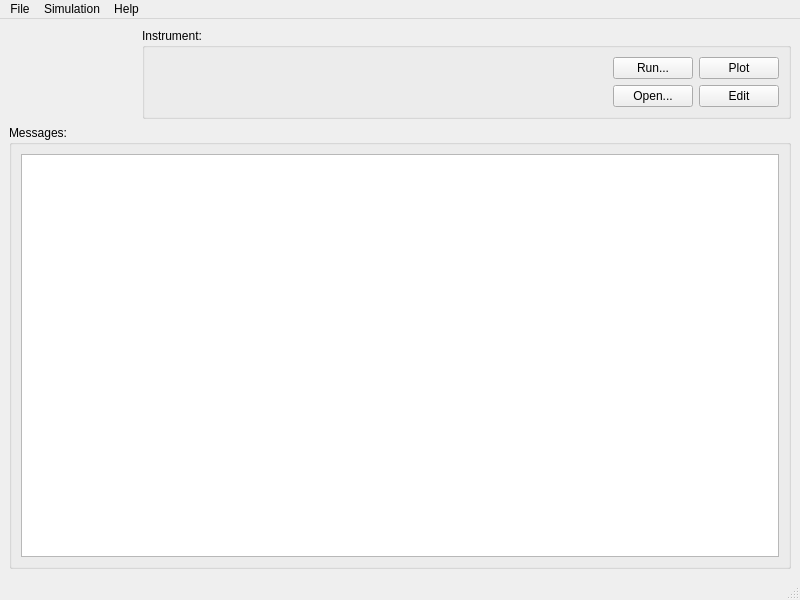
<?xml version="1.0" encoding="UTF-8"?>
<ui version="4.0">
 <class>MainWindow</class>
 <widget class="QMainWindow" name="MainWindow">
  <property name="geometry">
   <rect>
    <x>0</x>
    <y>0</y>
    <width>800</width>
    <height>600</height>
   </rect>
  </property>
  <property name="windowTitle">
   <string>mcgui-py</string>
  </property>
  <property name="toolTip">
   <string/>
  </property>
  <widget class="QWidget" name="centralwidget">
   <layout class="QVBoxLayout" name="verticalLayout">
    <item>
     <layout class="QHBoxLayout" name="hlayoutInstrument">
      <item>
       <widget class="QLabel" name="lblIcon">
        <property name="maximumSize">
         <size>
          <width>127</width>
          <height>100</height>
         </size>
        </property>
        <property name="text">
         <string/>
        </property>
        <property name="pixmap">
         <pixmap>mcstas-py.png</pixmap>
        </property>
        <property name="scaledContents">
         <bool>false</bool>
        </property>
       </widget>
      </item>
      <item>
       <widget class="QGroupBox" name="gbxInstrument">
        <property name="title">
         <string>Instrument:</string>
        </property>
        <layout class="QHBoxLayout" name="horizontalLayout_3">
         <item>
          <layout class="QGridLayout" name="grdInstrument">
           <item row="2" column="1">
            <widget class="QLabel" name="lblInstrument">
             <property name="text">
              <string>&lt;Instrument file&gt;</string>
             </property>
            </widget>
           </item>
           <item row="0" column="1" colspan="5">
            <spacer name="hSpacerRunPlot">
             <property name="orientation">
              <enum>Qt::Horizontal</enum>
             </property>
             <property name="sizeHint" stdset="0">
              <size>
               <width>40</width>
               <height>20</height>
              </size>
             </property>
            </spacer>
           </item>
           <item row="0" column="6">
            <widget class="QPushButton" name="btnRun">
             <property name="sizePolicy">
              <sizepolicy hsizetype="Fixed" vsizetype="Fixed">
               <horstretch>0</horstretch>
               <verstretch>0</verstretch>
              </sizepolicy>
             </property>
             <property name="text">
              <string>Run...</string>
             </property>
            </widget>
           </item>
           <item row="0" column="7">
            <widget class="QPushButton" name="btnPlot">
             <property name="sizePolicy">
              <sizepolicy hsizetype="Fixed" vsizetype="Fixed">
               <horstretch>0</horstretch>
               <verstretch>0</verstretch>
              </sizepolicy>
             </property>
             <property name="text">
              <string>Plot</string>
             </property>
            </widget>
           </item>
           <item row="2" column="7">
            <widget class="QPushButton" name="btnEdit">
             <property name="sizePolicy">
              <sizepolicy hsizetype="Fixed" vsizetype="Fixed">
               <horstretch>0</horstretch>
               <verstretch>0</verstretch>
              </sizepolicy>
             </property>
             <property name="text">
              <string>Edit</string>
             </property>
            </widget>
           </item>
           <item row="2" column="6">
            <widget class="QPushButton" name="btnOpenInstrument">
             <property name="sizePolicy">
              <sizepolicy hsizetype="Fixed" vsizetype="Fixed">
               <horstretch>0</horstretch>
               <verstretch>0</verstretch>
              </sizepolicy>
             </property>
             <property name="toolTip">
              <string>Browse instrument...</string>
             </property>
             <property name="text">
              <string>Open...</string>
             </property>
            </widget>
           </item>
           <item row="2" column="2" colspan="4">
            <spacer name="hSpacerOpenEdit">
             <property name="orientation">
              <enum>Qt::Horizontal</enum>
             </property>
             <property name="sizeHint" stdset="0">
              <size>
               <width>40</width>
               <height>20</height>
              </size>
             </property>
            </spacer>
           </item>
          </layout>
         </item>
        </layout>
        <zorder></zorder>
       </widget>
      </item>
     </layout>
    </item>
    <item>
     <widget class="QGroupBox" name="gbxMessages">
      <property name="title">
       <string>Messages:</string>
      </property>
      <layout class="QHBoxLayout" name="horizontalLayout_2">
       <item>
        <widget class="QTextBrowser" name="txtbrwMcgui"/>
       </item>
      </layout>
     </widget>
    </item>
   </layout>
  </widget>
  <widget class="QMenuBar" name="menubar">
   <property name="geometry">
    <rect>
     <x>0</x>
     <y>0</y>
     <width>800</width>
     <height>22</height>
    </rect>
   </property>
   <widget class="QMenu" name="menuFile">
    <property name="title">
     <string>File</string>
    </property>
    <widget class="QMenu" name="menuNew_From_Template">
     <property name="title">
      <string>New From Template...</string>
     </property>
     <addaction name="actionTempl_submenu"/>
    </widget>
    <addaction name="actionNew_Instrument"/>
    <addaction name="menuNew_From_Template"/>
    <addaction name="actionOpen_instrument"/>
    <addaction name="separator"/>
    <addaction name="actionEdit_Instrument"/>
    <addaction name="actionSave_As"/>
    <addaction name="actionClose_Instrument"/>
    <addaction name="separator"/>
    <addaction name="actionConfiguration"/>
    <addaction name="separator"/>
    <addaction name="actionQuit"/>
   </widget>
   <widget class="QMenu" name="menuSimulation">
    <property name="title">
     <string>Simulation</string>
    </property>
    <addaction name="actionRun_Simulation"/>
    <addaction name="actionCompile_Instrument"/>
    <addaction name="actionCompile_Instrument_MPI"/>
    <addaction name="separator"/>
    <addaction name="actionPlot"/>
    <addaction name="actionPlotOther"/>
    <addaction name="actionDisplay"/>
    <addaction name="actionDisplay_2d"/>
   </widget>
   <widget class="QMenu" name="menuHelp">
    <property name="title">
     <string>Help</string>
    </property>
    <addaction name="separator"/>
    <addaction name="actionMcDocCurrent"/>
    <addaction name="separator"/>
    <addaction name="actionMcdoc"/>
    <addaction name="actionMcstas_User_Manual"/>
    <addaction name="actionMcstas_Component_Manual"/>
    <addaction name="actionMcstas_Web_Page"/>
    <addaction name="separator"/>
    <addaction name="actionAbout"/>
   </widget>
   <addaction name="menuFile"/>
   <addaction name="menuSimulation"/>
   <addaction name="menuHelp"/>
  </widget>
  <widget class="QStatusBar" name="statusbar"/>
  <action name="actionOpen_instrument">
   <property name="text">
    <string>Open...</string>
   </property>
   <property name="shortcut">
    <string>Ctrl+O</string>
   </property>
  </action>
  <action name="actionQuit">
   <property name="text">
    <string>Quit</string>
   </property>
   <property name="shortcut">
    <string>Ctrl+Q</string>
   </property>
  </action>
  <action name="actionRun_Simulation">
   <property name="text">
    <string>Run Simulation...</string>
   </property>
   <property name="shortcut">
    <string>Ctrl+R</string>
   </property>
  </action>
  <action name="actionCompile_Instrument">
   <property name="text">
    <string>Compile Instrument</string>
   </property>
   <property name="shortcut">
    <string>Ctrl+Shift+R</string>
   </property>
  </action>
  <action name="actionMcstas_User_Manual">
   <property name="text">
    <string>mcstas User Manual</string>
   </property>
  </action>
  <action name="actionMcstas_Web_Page">
   <property name="text">
    <string>mcstas Web Page</string>
   </property>
  </action>
  <action name="actionAbout">
   <property name="text">
    <string>About...</string>
   </property>
   <property name="shortcut">
    <string>F1</string>
   </property>
  </action>
  <action name="actionMcstas_Component_Manual">
   <property name="text">
    <string>mcstas Component Manual</string>
   </property>
  </action>
  <action name="actionNew_Instrument">
   <property name="text">
    <string>New Instrument...</string>
   </property>
   <property name="shortcut">
    <string>Ctrl+N</string>
   </property>
  </action>
  <action name="actionEdit_Instrument">
   <property name="text">
    <string>Edit...</string>
   </property>
   <property name="shortcut">
    <string>Ctrl+E</string>
   </property>
  </action>
  <action name="actionClose_Instrument">
   <property name="text">
    <string>Close Instrument</string>
   </property>
   <property name="shortcut">
    <string>Ctrl+W</string>
   </property>
  </action>
  <action name="actionPlot">
   <property name="text">
    <string>Plot</string>
   </property>
   <property name="shortcut">
    <string>Ctrl+P</string>
   </property>
  </action>
  <action name="actionSave_As">
   <property name="text">
    <string>Save As...</string>
   </property>
   <property name="shortcut">
    <string>Ctrl+Shift+S</string>
   </property>
  </action>
  <action name="actionTempl_submenu">
   <property name="text">
    <string>new_from_templ_submenu</string>
   </property>
  </action>
  <action name="actionConfiguration">
   <property name="text">
    <string>Configuration...</string>
   </property>
   <property name="toolTip">
    <string>mccode configuration</string>
   </property>
  </action>
  <action name="actionCompile_Instrument_MPI">
   <property name="text">
    <string>Compile Instrument (MPI)</string>
   </property>
  </action>
  <action name="actionMcdoc">
   <property name="text">
    <string>mcdoc Component Reference</string>
   </property>
  </action>
  <action name="actionDisplay">
   <property name="text">
    <string>Display-3D</string>
   </property>
  </action>
  <action name="actionDisplay_2d">
   <property name="text">
    <string>Display-2D</string>
   </property>
  </action>
  <action name="actionPlotOther">
   <property name="text">
    <string>Plot Other Results</string>
   </property>
   <property name="shortcut">
    <string>Ctrl+Shift+P</string>
   </property>
  </action>
  <action name="actionMcDocCurrent">
   <property name="text">
    <string>mcdoc current instrument</string>
   </property>
  </action>
 </widget>
 <resources/>
 <connections/>
</ui>
